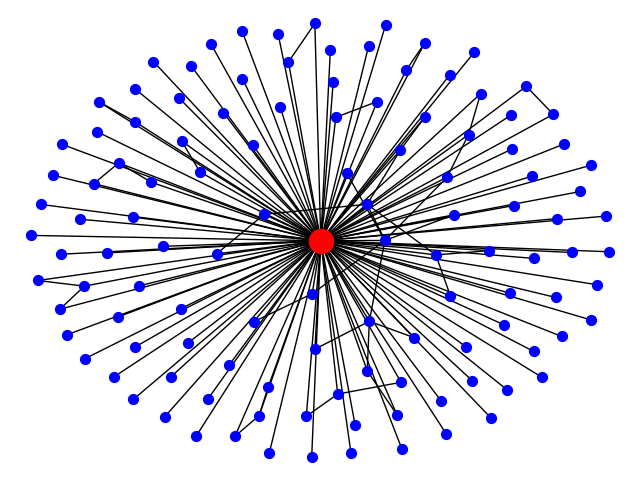

Write Python code to recreate this figure.
from operator import itemgetter
import matplotlib.pyplot as plt
import networkx as nx

if __name__ == '__main__':
    # Create BA model graph
    n = 1000
    m = 2
    G = nx.generators.barabasi_albert_graph(n, m)
    node_and_degree = G.degree()
    (largest_hub, degree) = sorted(node_and_degree, key=itemgetter(1))[-1]
    
    # Create ego graph of main hub
    hub_ego = nx.ego_graph(G, largest_hub)

    # Draw graph
    pos = nx.spring_layout(hub_ego)
    nx.draw(hub_ego, pos, node_color='b', node_size=50, with_labels=False)

    # Draw ego as large and red
    nx.draw_networkx_nodes(hub_ego, pos, nodelist=[largest_hub], node_size=300,
                           node_color='r')
    plt.show()
